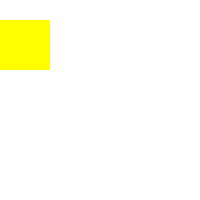
Frame 1 (no input)
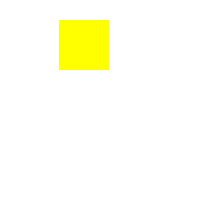
Frame 60 (the mouse pressed at the canvas centre just before this capture)
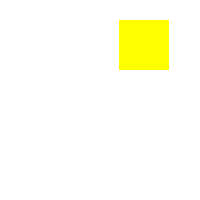
Frame 120 (the mouse held since frame 60 and released just before this capture)

The Processing sketch that drew these frames (run headless with seeded random() and noise(); from frame 60 on, the mouse is pressed at the canvas centre):

// Processing sketch: ex2
// ── ex2.pde
int i=0;
void setup() {
  size (200, 200);
  noStroke();
}
void draw() {
  background(255);
  fill(#FFFF00);
  rect(i, 20, 50, 50);
  if(i++>=199) {
    i=0;
  }
}
